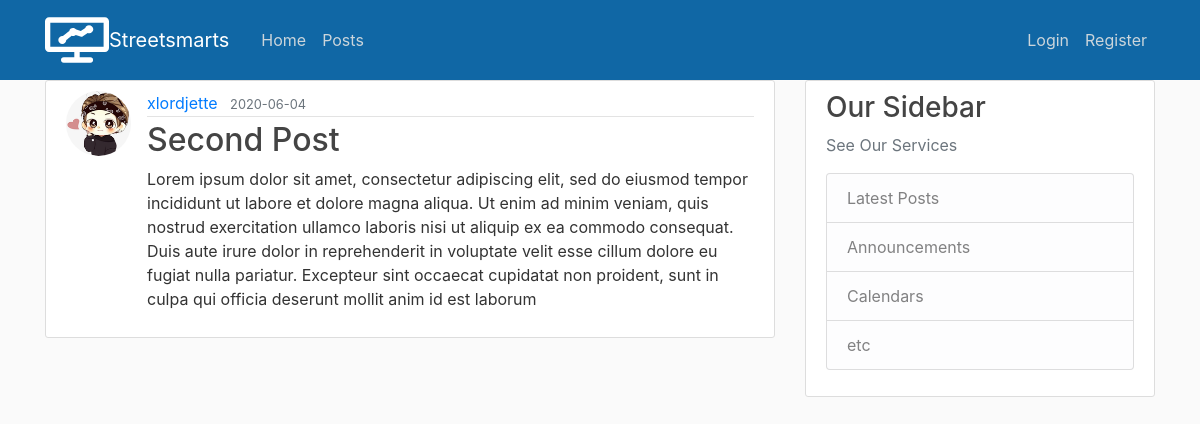
Screenshot of /post/2 with the database file from the repository.
### streetsmarts/models.py (models this page shows, shortened)
class User(db.Model, UserMixin): # UserMixin :arrow_right::arrow_right:  it adds attributes of user class
    __tablename__ = 'user'
    id = db.Column(db.Integer, primary_key=True)
    username = db.Column(db.String(20), unique=True, nullable=False)
    email = db.Column(db.String(120), unique=True, nullable=False)
    image_file = db.Column(db.String(20),  nullable=False, default="default.jpg")
    password = db.Column(db.String(60), nullable=False)
    posts = db.relationship('Post', backref = 'author', lazy=True)  ##one to many relationship, db.relationship('[child model name eg Post same as below]'),

class Post(db.Model):
    id = db.Column(db.Integer, primary_key=True)
    title = db.Column(db.String(255), nullable=False)
    date_posted = db.Column(db.DateTime, nullable=False, default = datetime.utcnow) #case sensitive DateTime
    content = db.Column(db.Text, nullable=False)
    user_id = db.Column(db.Integer, db.ForeignKey('user.id'), nullable=False)  #kaya siya lower case user because this is default set of DB (user = User)

### streetsmarts/posts/routes.py (the view)
@posts.route("/post/<int:post_id>")  # this is ordniary post, no login required (READ)
def post(post_id):
    post = Post.query.get_or_404(post_id, description='No data found with {}'.format(post_id) + '. The requested URL was not found'
                        + 'on the server. If you entered the URL manually please check your spelling and try again.')
    return render_template('post.html', title=post.title, post=post)

### streetsmarts/templates/post.html (shortened to what this page needs)
{% extends "layout.html" %}
{% block content %}
    <article class="media content-section">
        <img class="rounded-circle article-img" src="{{ url_for('static', filename='profile_pics/' + post.author.image_file ) }}">
        <div class="media-body">
        <div class="article-metadata">
            <a class="mr-2" href="{{ url_for('users.user_posts', username=post.author.username) }}">{{ post.author.username }} </a>
            <small class="text-muted">{{ post.date_posted.strftime('%Y-%m-%d') }}</small>
        </div>
        <h2 class="article-title">{{ post.title }}</h2>
        <p class="article-content">{{ post.content }}</p>
        </div>
    </article>
{% endblock content %}

### streetsmarts/static/main.css (style rules this page uses)
body { background: #fafafa; color: #333333; margin-top: 5rem; }
h1, h2, h3, h4, h5, h6 { color: #444444; }
.content-section { background: #ffffff; padding: 10px 20px; border: 1px solid #dddddd; border-radius: 3px; margin-bottom: 20px; }
.article-title { color: #444444; }
.article-content { white-space: pre-line; }
.article-img { height: 65px; width: 65px; margin-right: 16px; }
.article-metadata { padding-bottom: 1px; margin-bottom: 4px; border-bottom: 1px solid #e3e3e3 }

### rows the page displays
User: image_file (picture), author.username "xlordjette"
Post: date_posted "2020-06-04", title "Second Post", content "Lorem ipsum dolor sit amet, consectetur adipiscing elit, sed do eiusmod tempor incididunt ut labore et dolore magna aliqua. Ut enim ad minim veniam, quis nostrud exercitation ullamco laboris nisi ut aliquip ex ea commodo consequat. Duis aute irure dolor in reprehenderit in voluptate velit esse cillum dolore eu fugiat nulla pariatur. Excepteur sint occaecat cupidatat non proident, sunt in culpa qui officia deserunt mollit anim id est laborum"
